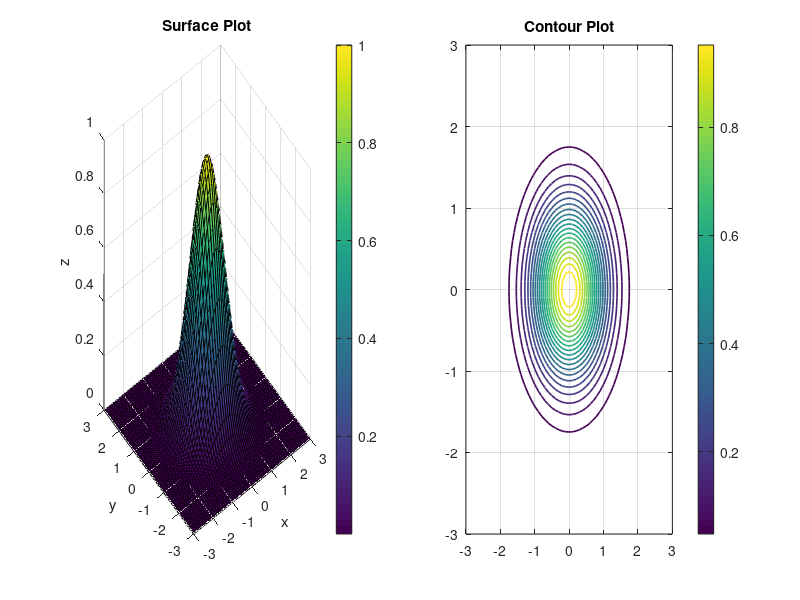

Reproduce this figure in MATLAB.
%  Plot both surface and contour of: 𝑧 = 𝑒^−(𝑥^2+𝑦^2) using subplot.

[x,y] = meshgrid(-3:0.1:3);
z = exp(-(x.^2 + y.^2));

subplot(1,2,1)
surf(x,y,z);
title('Surface Plot');
xlabel('x');
ylabel('y');
zlabel('z');
colorbar

subplot(1,2,2)
contour(x,y,z,20,'LineWidth',1.2);
title('Contour Plot');
colorbar
grid on;
